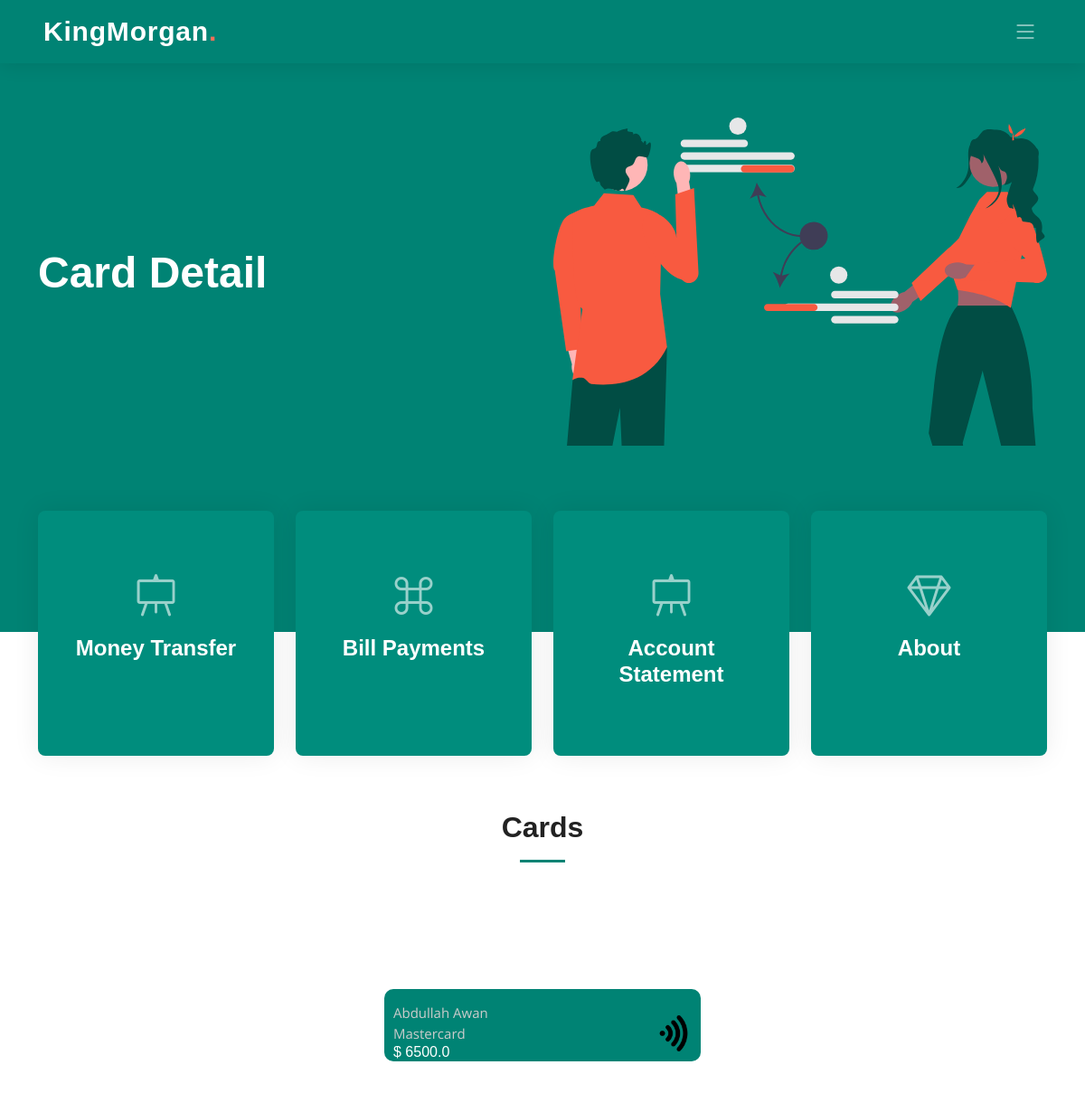
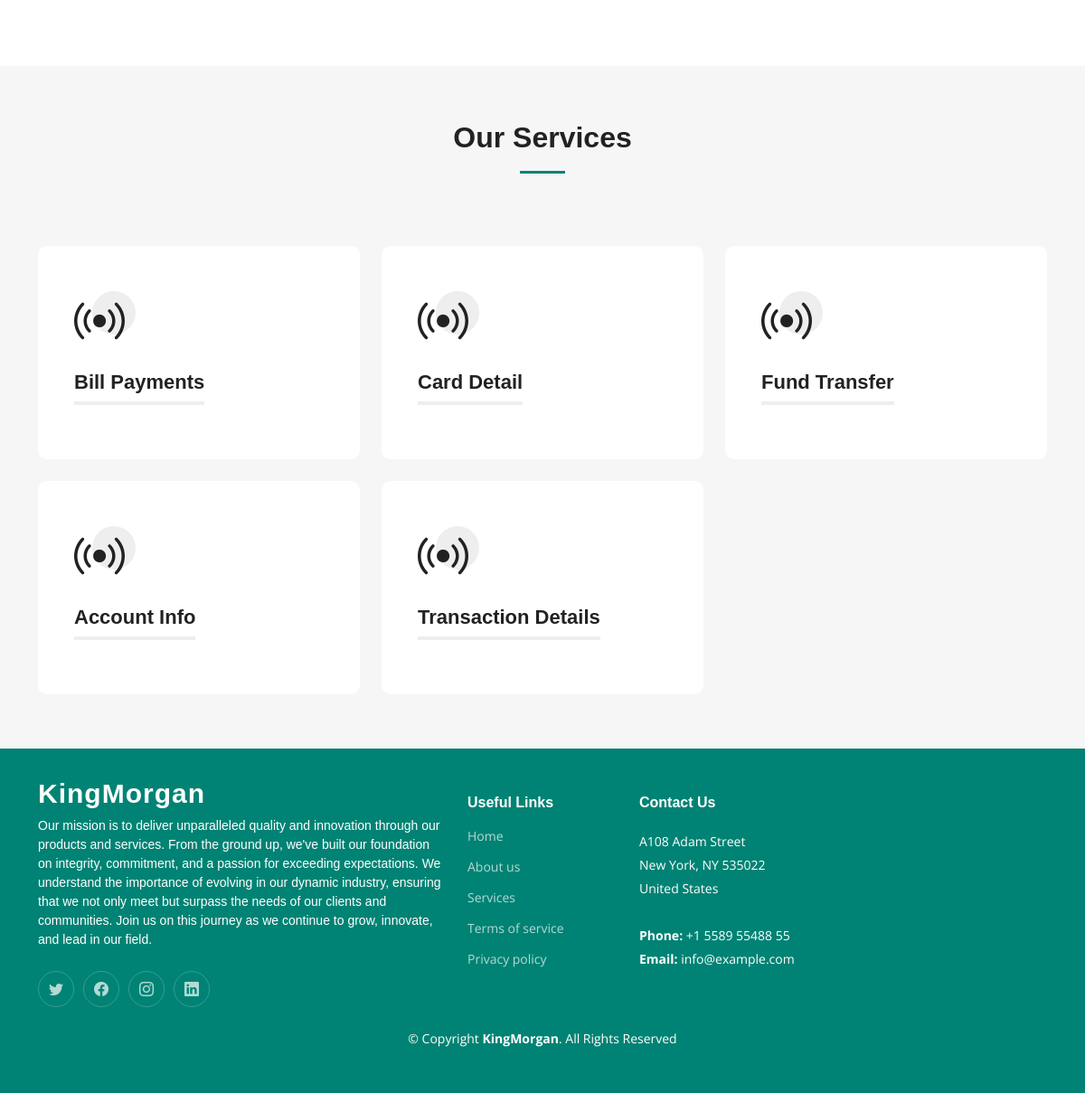
/card/ (signed in), run on the app's committed database (2 pictures, top to bottom).
### app/models.py (models this page shows)
class User(models.Model):
    name = models.CharField(max_length=100)
    email = models.EmailField()
    password = models.CharField(max_length=100)
    phone = models.CharField(max_length=100)
    address = models.CharField(max_length=100)
    CNIC = models.CharField(max_length=14, unique=True)
    phone = models.CharField(max_length=13, unique=True)
    username = models.CharField(max_length=150, null=False,default="")  # Added username field

class ATMcards(models.Model):
    VISA = 'Visa'
    MASTERCARD = 'Mastercard'
    AMERICAN_EXPRESS = 'American Express'
    CARD_TYPE_CHOICES = [
        (VISA, 'Visa'),
        (MASTERCARD, 'Mastercard'),
        (AMERICAN_EXPRESS, 'American Express'),
    ]
    accounts = models.ForeignKey(Accounts, on_delete=models.CASCADE)
    card_number = models.CharField(max_length=16, unique=True)
    pin = models.CharField(max_length=4)
    expiry_date = models.DateField()
    card_type = models.CharField(max_length=20, choices=CARD_TYPE_CHOICES)
    is_active = models.BooleanField(default=False)

class Accounts(models.Model):
    SAVING = 'Saving'
    CURRENT = 'Current'
    FIXED_DEPOSIT = 'Fixed Deposit'
    ACCOUNT_TYPE_CHOICES = [
        (SAVING, 'Saving'),
        (CURRENT, 'Current'),
        (FIXED_DEPOSIT, 'Fixed Deposit'),
    ]
    ACTIVE = 'Active'
    INACTIVE = 'Inactive'
    STATUS_CHOICES = [
        (ACTIVE, 'Active'),
        (INACTIVE, 'Inactive'),
    ]
    user = models.ForeignKey(User, on_delete=models.CASCADE)
    account_number = models.CharField(max_length=100, unique=True)
    balance = models.FloatField()
    account_type = models.CharField(max_length=20, choices=ACCOUNT_TYPE_CHOICES, default=CURRENT)
    status = models.CharField(max_length=20, choices=STATUS_CHOICES, default=ACTIVE)
    bank_id = models.ForeignKey('Banks', on_delete=models.CASCADE, default=11)

### app/views.py (the view)
# urls.py: path('card/', views.card, name='carddetail'),
def card(request):
    user_id = request.session.get('user')  # Make sure this session key is correct
    user = get_object_or_404(User, pk=user_id)
    account = get_object_or_404(Accounts, user_id=user)  # Use user instance here
    card = get_object_or_404(ATMcards, accounts_id=account)  # Use account instance here
    return render(request, 'dashboard/carddetail.html',{'card': card, 'account': account,'services': services,'user': user})

### app/templates/Dashboard/carddetail.html (shortened to what this page needs)
{% extends 'dashboard/index.html' %}
{% load static %}
{% block extra_head %}
  <link href="{% static 'css/card.css' %}" rel="stylesheet">
{% endblock extra_head %}
{% block hero %}<h2><span>Card Detail</span></h2>{% endblock hero %}
{% block content %}
<div class="section-header">
    <h2>Cards</h2>
  </div>
  <div class="card-container" data-aos="fade-up" data-aos-delay="100">
      <div class="row gy-4" data-aos="fade-up" data-aos-delay="100">
        <div class="col-lg-4 col-md-6">
            <div class="upper">
                <div class="card" style="background-color: #008374;" >
                    <div class="details">
                        <div class="d-flex justify-content-between align-items-center">
                            <div class="d-flex flex-column card-details">
                                <span class="plus"> {{ user.name }} </span>
                                <span class="plus">{{ card.card_type }}</span>
                                <h6 class="amount">$ {{ account.balance }}</h6>
                            </div>
                        </div>
                        <img src="{% static 'img/wifisig.png' %}" width="40" class="coral">
                    </div>
                </div>
            </div>
        </div>
    </div>
  </div>
  <section id="services" class="services sections-bg">
    <div class="container" data-aos="fade-up">
        <div class="section-header">
            <h2>Our Services</h2>
        </div>
        <div class="row gy-4" data-aos="fade-up" data-aos-delay="100">
            {% for service in services %}
                <div class="col-lg-4 col-md-6">
                    {% if service.url %}
                        <a href="{% url service.url %}">
                    {% endif %}
                        <div class="service-item position-relative">
                            <div class="icon">
                                <i class="bi {{ service.icon }}"></i>
                            </div>
                            <h3>{{ service.name }}</h3>
                        </div>
                    {% if service.url %}
                        </a>
                    {% endif %}
                </div>
            {% endfor %}
        </div>
    </div>
</section>
{% endblock content %}

### app/static/css/main.css (style rules this page uses)
:root { --font-default: "Open Sans", system-ui, -apple-system, "Segoe UI", Roboto, "Helvetica Neue", Arial, "Noto Sans", "Liberation Sans", sans-serif, "Apple Color Emoji", "Segoe UI Emoji", "Segoe UI Symbol", "Noto Color Emoji"; --font-primary: "Montserrat", sans-serif; --font-secondary: "Poppins", sans-serif; }
:root { --color-default: #222222; --color-primary: #008374; --color-secondary: #f85a40; }
:root { scroll-behavior: smooth; }
body { font-family: var(--font-default); color: var(--color-default); }
a { color: var(--color-primary); text-decoration: none; }
h1, h2, h3, h4, h5, h6 { font-family: var(--font-primary); }
section { padding: 60px 0; overflow: hidden; scroll-margin-top: 70px; overflow: clip; }
.sections-bg { background-color: #f6f6f6; }
.section-header { text-align: center; padding-bottom: 60px; }
.section-header h2 { font-size: 32px; font-weight: 600; margin-bottom: 20px; padding-bottom: 20px; position: relative; }
.section-header h2:after { content: ""; position: absolute; display: block; width: 50px; height: 3px; background: var(--color-primary); left: 0; right: 0; bottom: 0; margin: auto; }
.services { padding: 60px 0; }
.services .service-item { padding: 40px; background: #fff; height: 100%; border-radius: 10px; }
.services .service-item .icon { width: 48px; height: 48px; position: relative; margin-bottom: 50px; }
.services .service-item .icon i { color: var(--color-default); font-size: 56px; transition: ease-in-out 0.3s; z-index: 2; position: relative; }
.services .service-item .icon:before { position: absolute; content: ""; height: 100%; width: 100%; background: #eeeeee; border-radius: 50px; z-index: 1; top: 10px; right: -20px; transition: 0.3s; }
.services .service-item h3 { color: var(--color-default); font-weight: 700; margin: 0 0 20px 0; padding-bottom: 8px; font-size: 22px; position: relative; display: inline-block; border-bottom: 4px solid #eeeeee; transition: 0.3s; }
.hero h2 { font-size: 48px; font-weight: 700; margin-bottom: 20px; color: #fff; }

### app/static/css/card.css (style rules this page uses)
.card { padding: 10px; width: 350px; height: 80px; overflow: hidden; border-radius: 10px; cursor: pointer; border: none; position: relative }
.coral { transform: rotate(90deg) }
.card-details { margin-top: 5px }
.details { display: flex; justify-content: space-between; align-items: center }
.plus { color: #ccc; font-size: 15px }
.amount { color: #fff }
.card-container { display: flex; justify-content: center; align-items: center; height: 200px; width: 100%; }
.card { margin: auto; }

### data on the page
User: name "Abdullah Awan"
ATMcards: card_type "Mastercard"
Accounts: balance "6500.0"

### other printed values
{{ service.name }} "Bill Payments" "Card Detail" "Fund Transfer" "Account Info" "Transaction Details"
